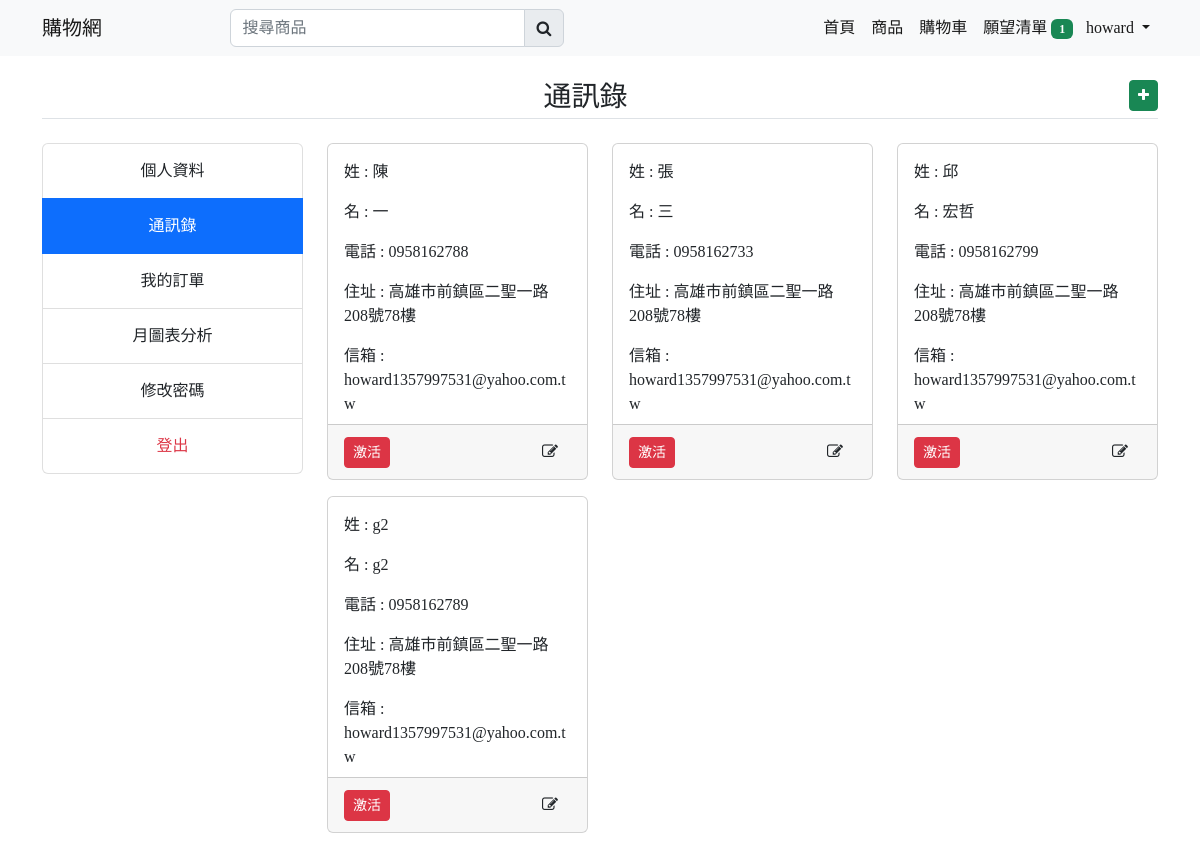
Screenshot of /address_book (signed in) with the database file from the repository.
### mainapp/models.py (models this page shows, shortened)
class Profile(models.Model):
    user = models.OneToOneField(
        User, on_delete=models.CASCADE, null=True, blank=True)
    last_name = models.CharField(max_length=150, null=True, blank=True)
    first_name = models.CharField(max_length=150, null=True, blank=True)
    phone = models.CharField(max_length=150, null=True, blank=True)
    address = models.CharField(max_length=150, null=True, blank=True)
    email = models.EmailField(max_length=150, null=True, blank=True)
    profile_image = models.ImageField(
        upload_to=get_profile_file_path, null=True, blank=True)
    create_at = models.DateTimeField(auto_now_add=True)
    @property
    def cart_item_total(self):
        total = len(self.cart_set.all())
        return total
    @property
    def wishlist_item_total(self):
        total = len(self.wishlist_set.all())
        return total
    @property
    def profile_imageURL(self):
        try:
            url = self.profile_image.url
        except:
            url = 'images/profile.jpg'
        return url

class Wishlist(models.Model):
    user = models.ForeignKey(Profile, on_delete=models.CASCADE)
    product = models.ForeignKey(Product, on_delete=models.CASCADE)
    create_at = models.DateTimeField(auto_now_add=True)

class Addressbook(models.Model):
    user = models.ForeignKey(Profile, on_delete=models.CASCADE)
    last_name = models.CharField(max_length=150, null=True, blank=True)
    first_name = models.CharField(max_length=150, null=True, blank=True)
    phone = models.CharField(max_length=150, null=True, blank=True)
    address = models.CharField(max_length=150, null=True, blank=True)
    email = models.EmailField(max_length=150, null=True, blank=True)
    status = models.BooleanField(default=False)

### mainapp/views.py (the view)
# urls.py: path('address_book', views.address_book, name='address_book'),
@login_required
def address_book(request):
    profile = Profile.objects.get(user=request.user)
    address = Addressbook.objects.filter(
        user=request.user.profile)
    return render(request, 'store/auth/address_book.html', locals())

### mainapp/templates/store/auth/address_book.html (shortened to what this page needs)
{% extends 'store/layouts/main.html' %}
{% load static %}
{% block content %}
<div class="container mt-3">
    <h3 class="border-bottom my-4 pb-1 text-center">通訊錄
        <a href="{% url 'add_address_book' %}" class="float-end btn btn-success btn-sm"><i class="fa fa-plus"></i></a>
    </h3>
    <div class="row">
        <div class="col-md-3">
            {% include 'store/auth/dash_siderbar.html' %}
        </div>
        <div class="col-md-9">
            <div class="row addContent">
                {% for add in address %}
                <div class="col-md-4">
                    <div class="card mb-3 {% if add.status %}shadow border-danger{% endif %}
                    addcard addcard{{add.id}}">
                        <div class="card-body" style="overflow-y: auto; height: 280px">
                            <p>姓 : {{add.last_name}}</p>
                            <p>名 : {{add.first_name}}</p>
                            <p>電話 :
                                {% if add.phone %}
                                    {{add.phone}}
                                {% else %}
                                    &nbsp; 請輸入電話號碼...
                                {% endif %}
                            </p>
                            <p>住址 :
                                {% if add.address %}
                                    {{add.address}}
                                {% else %}
                                    &nbsp; 請輸入地址...
                                {% endif %}
                            </p>
                            <p>信箱 : {{add.email}}</p>
                        </div>
                        {% if add.status %}
                        <div class="card-footer add" data-id="{{add.id}}">
                            <i class="fa fa-check-circle text-danger addicon addicon{{add.id}} p-2"></i>
                            <button class="btn btn-danger btn-sm mt-1 activateBtn activateBtn{{add.id}}" data-id="{{add.id}}" style="display: none;">激活</button>
                            <button type="button" class="btn float-end addEdit" data-id="{{add.id}}" data-bs-toggle="modal" data-bs-target="#exampleModal{{add.id}}">
                                <i class="fa fa-edit "></i>
                            </button>
                            <div class="modal fade" id="exampleModal{{add.id}}" tabindex="-1" aria-labelledby="exampleModalLabel" aria-hidden="true">
                                <div class="modal-dialog">
                                    <div class="modal-content">
                                        <form action="{% url 'save_address' add.id %}" method="POST" class='addForm'>
                                            {% csrf_token %}
                                            <div class="form-content">
                                            </div>
                                        </form>
                                    </div>
                                </div>
                            </div>
                        </div>
                        {% else %}
                        <div class="card-footer add" >
                            <button class="btn btn-danger btn-sm mt-1 activateBtn activateBtn{{add.id}}" data-id="{{add.id}}">激活</button>
                            <button type="button" class="btn float-end addEdit" data-id="{{add.id}}" data-bs-toggle="modal" data-bs-target="#exampleModal{{add.id}}">
                                <i class="fa fa-edit "></i>
                            </button>
                        </div>
                        {% endif %}
                    </div>
                </div>
                {% endfor %}
            </div>
        </div>
    </div>
</div>
{% endblock content %}

### mainapp/templates/store/inc/navbar.html (shortened to what this page needs)
{% load static %}
<nav class="navbar navbar-expand-lg bg-light" id="item_count">
    <div class="container">
      <a class="navbar-brand" href="{% url 'home' %}">購物網</a>
      <div class="search-bar">
        <form action="{% url 'search_product' %}" method="POST">
          <div class="input-group">
            <input type="search" class="form-control" id="search_product" name="search_product" placeholder="搜尋商品" required>
            <button class="input-group-text"><i class="fa fa-search"></i></button>
          </div>
      </form>
      </div>
      <div class="collapse navbar-collapse" id="navbarNav">
        <ul class="navbar-nav ms-auto">
          <li class="nav-item">
            <a class="nav-link active {% if request.resolver_match.url_name == 'home' %}navactive{% endif %}" aria-current="page" href="{% url 'home' %}">首頁</a>
          </li>
          <li class="nav-item">
            <a class="nav-link active {% if request.resolver_match.url_name == 'collections' %}navactive{% endif %}" href="{% url 'collections' %}">商品</a>
          </li>
          <li class="nav-item">
            <a class="nav-link active {% if request.resolver_match.url_name == 'cart' %}navactive{% endif %}" aria-current="page" href="{% url 'cart' %}">
              購物車
            </a>
          </li>
          <li class="nav-item">
            <a class="nav-link active {% if request.resolver_match.url_name == 'wishlist' %}navactive{% endif %}" aria-current="page" href="{% url 'wishlist' %}">
              願望清單
              {% if profile.wishlist_item_total > 0 %}
              <span class="badge badge-pill bg-success wishlist-count" style="margin-right: -3px;">{{profile.wishlist_item_total}}</span>
              {% endif %}
            </a>
          </li>
          {% if request.user.is_authenticated %}
          <li class="nav-item dropdown">
            <a class="nav-link dropdown-toggle active ints"
            href="#" role="button" data-bs-toggle="dropdown" aria-expanded="false">
              {{request.user}}
            </a>
          </li>
          {% else %}
          <li class="nav-item">
            <a class="nav-link" href="{% url 'login2' %}">登入</a>
          </li>
          {% endif  %}
        </ul>
      </div>
    </div>
  </nav>

### static/css/custom.css (style rules this page uses)
.search-bar { width: 30% !important; margin-left: 10%; }

### mainapp/templates/store/layouts/main.html (style rules this page uses)
* { font-family: 'Noto Serif TC', serif; }
a { text-decoration: none; }

### rows the page displays
Profile: wishlist_item_total "1"
Addressbook: last_name "陳", first_name "一", phone "0958162788", address "高雄市前鎮區二聖一路208號78樓", email "howard1357997531@yahoo.com.tw"
Addressbook: last_name "張", first_name "三", phone "0958162733", address "高雄市前鎮區二聖一路208號78樓", email "howard1357997531@yahoo.com.tw"
Addressbook: last_name "邱", first_name "宏哲", phone "0958162799", address "高雄市前鎮區二聖一路208號78樓", email "howard1357997531@yahoo.com.tw"
Addressbook: last_name "g2", first_name "g2", phone "0958162789", address "高雄市前鎮區二聖一路208號78樓", email "howard1357997531@yahoo.com.tw"

### other values shown
{{ request.user }} "howard"
